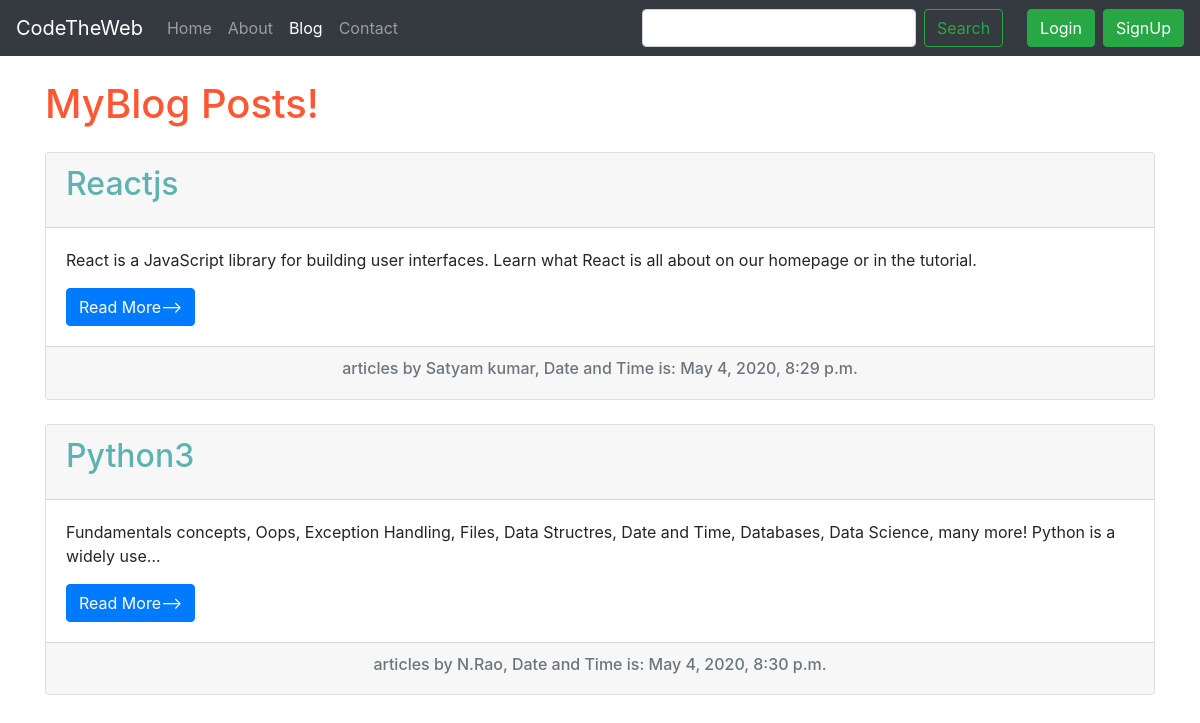
Page /blog/ on the earlier database version.
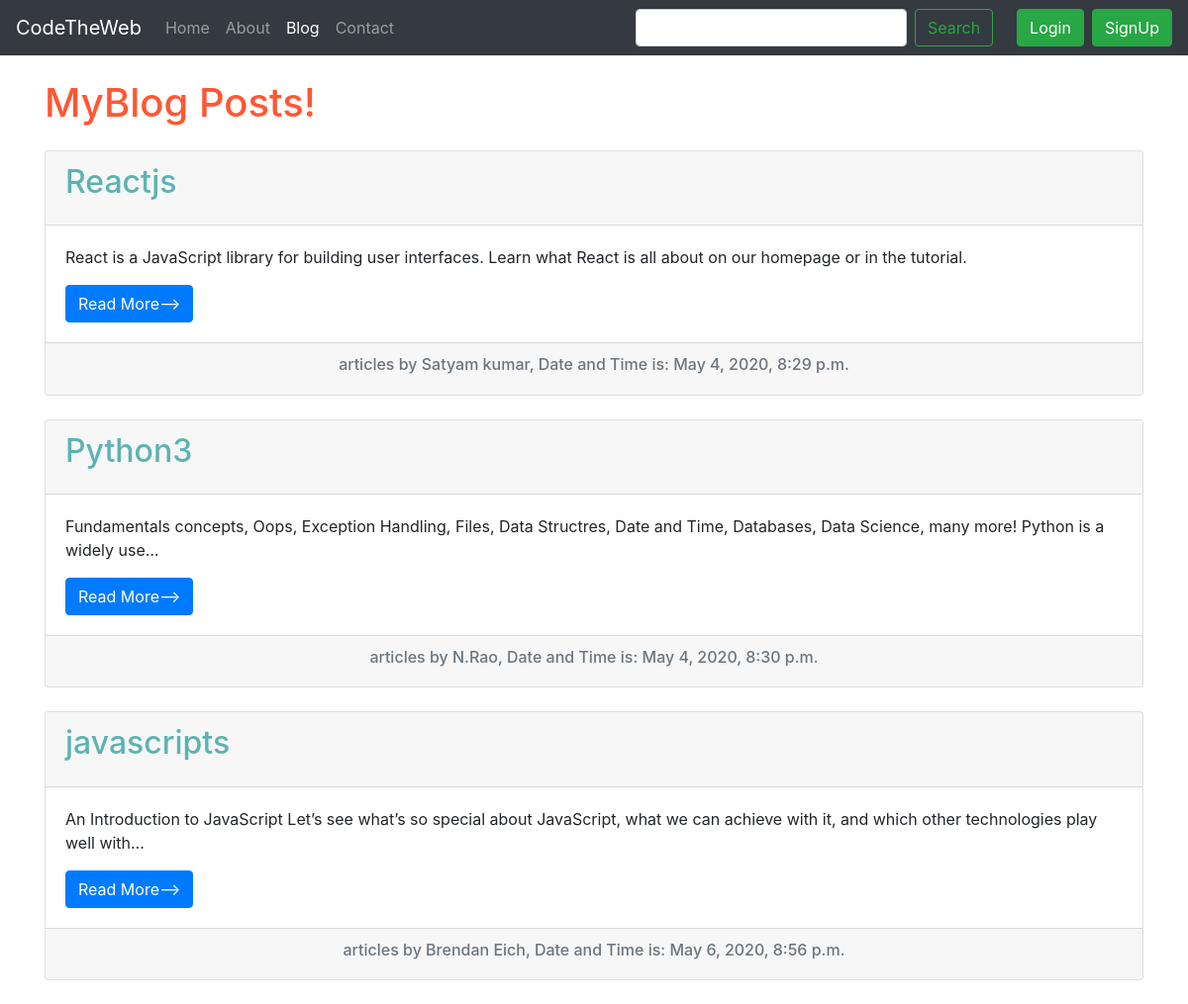
Same page on the later database version.
### Blog/models.py (models this page shows, shortened)
class Post(models.Model):
    post_id=models.AutoField(primary_key=True)
    title=models.CharField(max_length=255)
    author=models.CharField(max_length=20)
    content = models.TextField()
    slug = models.CharField(max_length=150)
    timestamp=models.DateTimeField(blank=True)

### Blog/views.py (the view)
# urls.py: path('', views.blogHome, name='bloghome'),
def blogHome(request):
   allposts=Post.objects.all()
   context={'allposts':allposts}
   return render(request, 'Blog/blogHome.html', context)

### templates/Blog/blogHome.html (shortened to what this page needs)
{% extends 'base.html' %}
{%block blogactive%}active{%endblock blogactive%}
{%block body%}
<div class="container my-4">
    <h1 style="color:#FF5733;">MyBlog Posts!</h1>
    {% for post in allposts%}
    <div class="card my-4">
        <div class="card-header">
            <h2 class="card-title" style="color:#5cb3b2;">{{post.title}}</h2>
        </div>
        <div class="card-body">
            <p class="card-text">
                {{post.content | truncatechars:150}}
            </p>
            <a href="/blog/{{post.slug}}" class="btn btn-primary">Read More--></a>
        </div>
        <div class="card-footer text-muted text-center">
            <h6> articles by {{post.author}}, Date and Time is: {{post.timestamp}}  </h6>
        </div>
    </div>
    {% endfor%}
</div>
{%endblock body%}

Differences in the rows shown:
added Post: title "javascripts", content "An Introduction to JavaScript Let’s see what’s so special about JavaScript, what we can achieve with it, and which other technologies play well with…", author "Brendan Eich", timestamp "May 6, 2020, 8:56 p.m."
